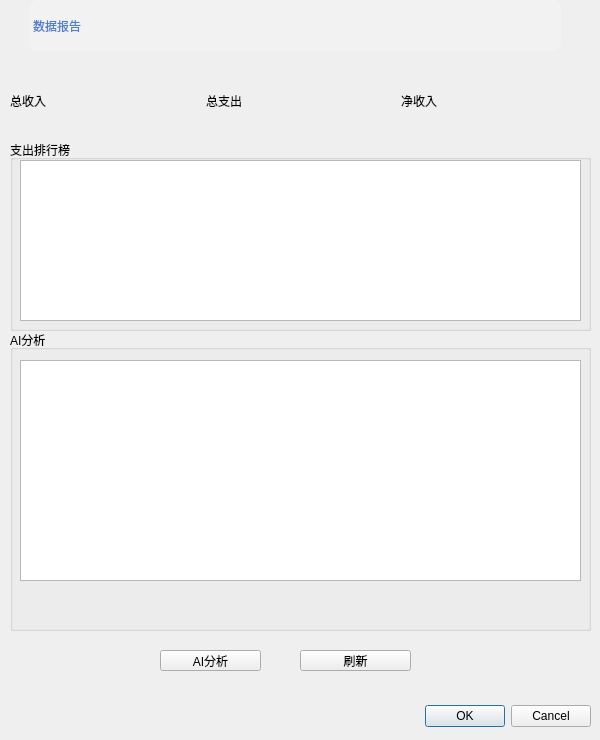
<?xml version="1.0" encoding="UTF-8"?>
<ui version="4.0">
 <class>AnalysisDialog</class>
 <widget class="QDialog" name="AnalysisDialog">
  <property name="geometry">
   <rect>
    <x>0</x>
    <y>0</y>
    <width>600</width>
    <height>740</height>
   </rect>
  </property>
  <property name="minimumSize">
   <size>
    <width>600</width>
    <height>500</height>
   </size>
  </property>
  <property name="windowTitle">
   <string>数据分析中心</string>
  </property>
  <property name="layoutDirection">
   <enum>Qt::RightToLeft</enum>
  </property>
  <widget class="QDialogButtonBox" name="buttonBox">
   <property name="geometry">
    <rect>
     <x>250</x>
     <y>700</y>
     <width>341</width>
     <height>32</height>
    </rect>
   </property>
   <property name="focusPolicy">
    <enum>Qt::TabFocus</enum>
   </property>
   <property name="layoutDirection">
    <enum>Qt::LeftToRight</enum>
   </property>
   <property name="styleSheet">
    <string notr="true">font: bold 15pt &quot;微软雅黑&quot;;</string>
   </property>
   <property name="orientation">
    <enum>Qt::Horizontal</enum>
   </property>
   <property name="standardButtons">
    <set>QDialogButtonBox::Cancel|QDialogButtonBox::Ok</set>
   </property>
  </widget>
  <widget class="QLabel" name="label">
   <property name="geometry">
    <rect>
     <x>30</x>
     <y>0</y>
     <width>531</width>
     <height>51</height>
    </rect>
   </property>
   <property name="styleSheet">
    <string notr="true">font: bold 19pt &quot;微软雅黑&quot;;
color: #507fc8;
qproperty-alignment: AlignCenter;
padding:10px 0px;
background-color:rgba(255,255,255,0.2);
border-radius:8px;</string>
   </property>
   <property name="text">
    <string>数据报告</string>
   </property>
  </widget>
  <widget class="QGroupBox" name="groupTop">
   <property name="geometry">
    <rect>
     <x>10</x>
     <y>140</y>
     <width>581</width>
     <height>191</height>
    </rect>
   </property>
   <property name="layoutDirection">
    <enum>Qt::LeftToRight</enum>
   </property>
   <property name="title">
    <string>支出排行榜</string>
   </property>
   <widget class="QListWidget" name="listTopExpense">
    <property name="geometry">
     <rect>
      <x>10</x>
      <y>20</y>
      <width>561</width>
      <height>161</height>
     </rect>
    </property>
   </widget>
  </widget>
  <widget class="QGroupBox" name="groupAI">
   <property name="geometry">
    <rect>
     <x>10</x>
     <y>330</y>
     <width>581</width>
     <height>301</height>
    </rect>
   </property>
   <property name="layoutDirection">
    <enum>Qt::LeftToRight</enum>
   </property>
   <property name="title">
    <string>AI分析</string>
   </property>
   <widget class="QTextEdit" name="textAI">
    <property name="geometry">
     <rect>
      <x>10</x>
      <y>30</y>
      <width>561</width>
      <height>221</height>
     </rect>
    </property>
    <property name="readOnly">
     <bool>true</bool>
    </property>
   </widget>
  </widget>
  <widget class="QPushButton" name="btnRefresh">
   <property name="geometry">
    <rect>
     <x>300</x>
     <y>650</y>
     <width>111</width>
     <height>21</height>
    </rect>
   </property>
   <property name="styleSheet">
    <string notr="true">font: bold 13pt &quot;微软雅黑&quot;;</string>
   </property>
   <property name="text">
    <string>刷新</string>
   </property>
  </widget>
  <widget class="QPushButton" name="btnAI">
   <property name="geometry">
    <rect>
     <x>160</x>
     <y>650</y>
     <width>101</width>
     <height>21</height>
    </rect>
   </property>
   <property name="styleSheet">
    <string notr="true">font: bold 13pt &quot;微软雅黑&quot;;</string>
   </property>
   <property name="text">
    <string>AI分析</string>
   </property>
  </widget>
  <widget class="QWidget" name="">
   <property name="geometry">
    <rect>
     <x>10</x>
     <y>70</y>
     <width>581</width>
     <height>61</height>
    </rect>
   </property>
   <layout class="QHBoxLayout" name="horizontalLayout">
    <item>
     <widget class="QLabel" name="labelBalance">
      <property name="sizePolicy">
       <sizepolicy hsizetype="Preferred" vsizetype="MinimumExpanding">
        <horstretch>0</horstretch>
        <verstretch>0</verstretch>
       </sizepolicy>
      </property>
      <property name="layoutDirection">
       <enum>Qt::RightToLeft</enum>
      </property>
      <property name="styleSheet">
       <string notr="true">font: bold 15pt &quot;微软雅黑&quot;;</string>
      </property>
      <property name="text">
       <string>净收入</string>
      </property>
      <property name="wordWrap">
       <bool>true</bool>
      </property>
     </widget>
    </item>
    <item>
     <widget class="QLabel" name="labelExpense">
      <property name="sizePolicy">
       <sizepolicy hsizetype="Preferred" vsizetype="MinimumExpanding">
        <horstretch>0</horstretch>
        <verstretch>0</verstretch>
       </sizepolicy>
      </property>
      <property name="layoutDirection">
       <enum>Qt::RightToLeft</enum>
      </property>
      <property name="styleSheet">
       <string notr="true">font: bold 15pt &quot;微软雅黑&quot;;</string>
      </property>
      <property name="text">
       <string>总支出</string>
      </property>
      <property name="wordWrap">
       <bool>true</bool>
      </property>
     </widget>
    </item>
    <item>
     <widget class="QLabel" name="labelIncome">
      <property name="sizePolicy">
       <sizepolicy hsizetype="Preferred" vsizetype="MinimumExpanding">
        <horstretch>0</horstretch>
        <verstretch>0</verstretch>
       </sizepolicy>
      </property>
      <property name="layoutDirection">
       <enum>Qt::RightToLeft</enum>
      </property>
      <property name="styleSheet">
       <string notr="true">font: bold 15pt &quot;微软雅黑&quot;;</string>
      </property>
      <property name="text">
       <string>总收入</string>
      </property>
      <property name="wordWrap">
       <bool>true</bool>
      </property>
     </widget>
    </item>
   </layout>
  </widget>
 </widget>
 <resources/>
 <connections>
  <connection>
   <sender>buttonBox</sender>
   <signal>accepted()</signal>
   <receiver>AnalysisDialog</receiver>
   <slot>accept()</slot>
   <hints>
    <hint type="sourcelabel">
     <x>248</x>
     <y>254</y>
    </hint>
    <hint type="destinationlabel">
     <x>157</x>
     <y>274</y>
    </hint>
   </hints>
  </connection>
  <connection>
   <sender>buttonBox</sender>
   <signal>rejected()</signal>
   <receiver>AnalysisDialog</receiver>
   <slot>reject()</slot>
   <hints>
    <hint type="sourcelabel">
     <x>316</x>
     <y>260</y>
    </hint>
    <hint type="destinationlabel">
     <x>286</x>
     <y>274</y>
    </hint>
   </hints>
  </connection>
 </connections>
</ui>
